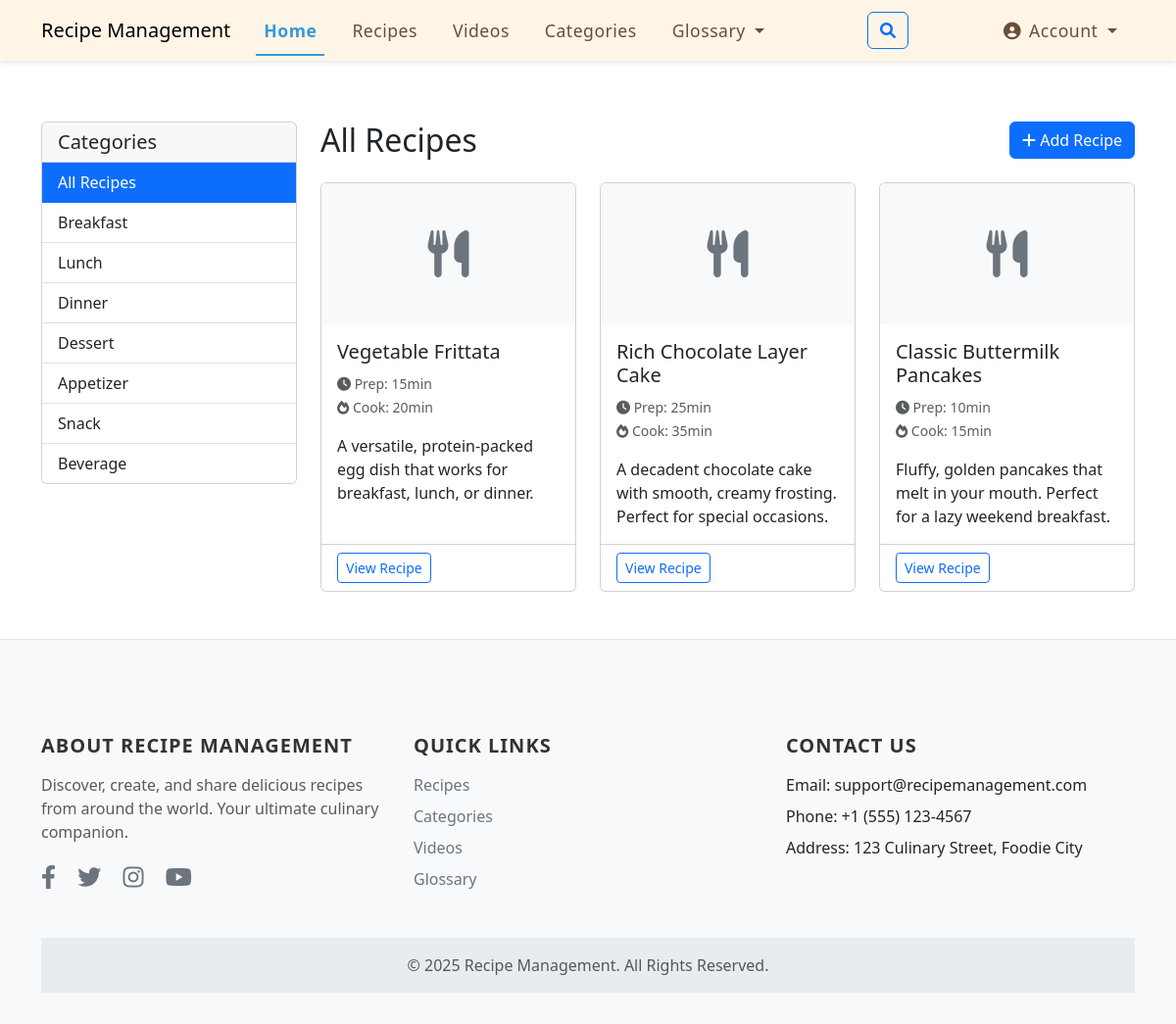
The page / on the database its author committed.
### recipes/models.py (models this page shows, shortened)
class Category(MPTTModel):
    name = models.CharField(max_length=200)
    slug = models.SlugField(max_length=200, unique=True)
    parent = TreeForeignKey('self', on_delete=models.CASCADE, null=True, blank=True, related_name='children')
    class MPTTMeta:
        order_insertion_by = ['name']
    class Meta:
        verbose_name_plural = 'categories'

class Recipe(models.Model):
    recipe_name = models.CharField(max_length=400, null=True,verbose_name=_("Recipe Name (English)"))
    slug = models.SlugField(max_length=450, unique=True,null=True,blank=True, verbose_name=_("Slug (English)"))
    title = models.CharField(max_length=400,null=True)
    description = models.TextField()
    ingredients_text = models.TextField(
        help_text="Enter ingredients with quantities. Terms in [brackets] will be linked to glossary.", default="")
    instructions = models.TextField()
    preparation_time = models.PositiveIntegerField(help_text="Time in minutes")
    cooking_time = models.PositiveIntegerField(help_text="Time in minutes")
    servings = models.PositiveIntegerField()
    image = models.ImageField(upload_to='recipes/', null=True, blank=True)
    categories = models.ManyToManyField(Category, related_name='recipes')
    related_terms = models.ManyToManyField(Glossary, blank=True, related_name='recipes')
    DIFFICULTY_CHOICES = [
        ('easy', 'Easy'),
        ('medium', 'Medium'),
        ('hard', 'Hard'),
    ]
    difficulty = models.CharField(max_length=10, choices=DIFFICULTY_CHOICES, default='medium')
    related_recipes = models.ManyToManyField('self', blank=True, related_name='related_to', symmetrical=False)
    code = models.CharField(max_length=300, unique=True, null=True,blank=True, verbose_name=_("Recipe Code"))
    views_count = models.PositiveIntegerField(default=0,null=True,blank=True,verbose_name=_("Views Count"))
    created_at = models.DateTimeField(auto_now_add=True)
    updated_at = models.DateTimeField(auto_now=True)
    status = models.IntegerField(choices=STATUS, default=0)
    class Meta:
        ordering = ['-created_at']

### recipes/views.py (the view)
# urls.py: path('', views.recipe_list_view, name='recipe_list'),
def recipe_list_view(request, category_slug=None):
    queryset = Recipe.objects.all()
    if category_slug:
        category = get_object_or_404(Category, slug=category_slug)
        queryset = queryset.filter(category=category)
    paginator = Paginator(queryset, 12)  # 12 recipes per page
    page_number = request.GET.get('page')
    page_obj = paginator.get_page(page_number)
    context = {
        'recipes': page_obj,
        'categories': Category.objects.all(),
        'is_paginated': page_obj.has_other_pages()
    }
    return render(request, 'recipes/recipe_list.html', context)

### templates/recipes/recipe_list.html (shortened to what this page needs)
{% extends 'base.html' %}
{% block content %}
<div class="row">
    <div class="col-md-3">
        <div class="card mb-4">
            <div class="card-header">
                <h5 class="mb-0">Categories</h5>
            </div>
            <div class="list-group list-group-flush">
                <a href="{% url 'recipe_list' %}" class="list-group-item list-group-item-action {% if not category %}active{% endif %}">
                    All Recipes
                </a>
                {% for cat in categories %}
                    <a href="{% url 'category_detail' cat.slug %}"
                       class="list-group-item list-group-item-action {% if category.slug == cat.slug %}active{% endif %}">
                        {{ cat.name }}
                    </a>
                {% endfor %}
            </div>
        </div>
    </div>
    <div class="col-md-9">
        <div class="d-flex justify-content-between align-items-center mb-4">
            <h2 class="mb-0">{% if category %}{{ category.name }}{% else %}All Recipes{% endif %}</h2>
            <a href="{% url 'recipe_create' %}" class="btn btn-primary">
                <i class="fas fa-plus"></i> Add Recipe
            </a>
        </div>
        <div class="row row-cols-1 row-cols-md-3 g-4">
            {% for recipe in recipes %}
                <div class="col">
                    <div class="card h-100">
                        {% if recipe.image %}
                            <img src="{{ recipe.image.url }}" class="card-img-top" alt="{{ recipe.title }}">
                        {% else %}
                            <div class="card-img-top bg-light text-center py-5">
                                <i class="fas fa-utensils fa-3x text-secondary"></i>
                            </div>
                        {% endif %}
                        <div class="card-body">
                            <h5 class="card-title">{{ recipe.title }}</h5>
                            <p class="card-text text-muted">
                                <small>
                                    <i class="fas fa-clock"></i> Prep: {{ recipe.preparation_time }}min
                                    <br>
                                    <i class="fas fa-fire"></i> Cook: {{ recipe.cooking_time }}min
                                </small>
                            </p>
                            <p class="card-text">{{ recipe.description|truncatewords:20 }}</p>
                        </div>
                        <div class="card-footer bg-transparent">
                            <a href="{% url 'recipe_detail' recipe.slug %}" class="btn btn-outline-primary btn-sm">
                                View Recipe
                            </a>
                        </div>
                    </div>
                </div>
            {% empty %}
                <div class="col-12">
                    <div class="alert alert-info">
                        No recipes found. Why not <a href="{% url 'recipe_create' %}">add one</a>?
                    </div>
                </div>
            {% endfor %}
        </div>
    </div>
</div>
{% endblock %}

### templates/base.html (shortened to what this page needs)
<!DOCTYPE html>
<html lang="en">
<head>
    <link href="https://cdn.jsdelivr.net/npm/bootstrap@5.3.0/dist/css/bootstrap.min.css" rel="stylesheet">
    <link href="https://cdnjs.cloudflare.com/ajax/libs/font-awesome/6.0.0/css/all.min.css" rel="stylesheet">
</head>
<body>
    <header class="sticky-header">
        <div class="container">
            <nav class="navbar navbar-expand-lg navbar-light px-0">
                <div class="container-fluid px-0">
                    <a class="navbar-brand" href="{% url 'recipe_list' %}">Recipe Management</a>
                    <div class="collapse navbar-collapse" id="navbarContent">
                        <ul class="navbar-nav me-auto mb-2 mb-lg-0">
                            <li class="nav-item {% if request.path == '/' or request.path == '/recipes/' %}active{% endif %}">
                                <a class="nav-link" href="{% url 'recipe_list' %}">Home</a>
                            </li>
                            <li class="nav-item {% if '/recipes/' in request.path %}active{% endif %}">
                                <a class="nav-link" href="{% url 'recipe_list' %}">Recipes</a>
                            </li>
                            <li class="nav-item {% if '/videos/' in request.path %}active{% endif %}">
                                <a class="nav-link" href="{% url 'video_list' %}">Videos</a>
                            </li>
                            <li class="nav-item {% if '/categories/' in request.path %}active{% endif %}">
                                <a class="nav-link" href="{% url 'category_list' %}">Categories</a>
                            </li>
                            <li class="nav-item dropdown">
                                <a class="nav-link dropdown-toggle" href="#" role="button" data-bs-toggle="dropdown">
                                    Glossary
                                </a>
                            </li>
                        </ul>
                        <div class="ms-2">
                            <button class="btn btn-outline-primary rounded" type="button" data-bs-toggle="modal" data-bs-target="#searchModal">
                                <i class="fas fa-search"></i>
                            </button>
                        </div>
                        <div class="navbar-nav ms-auto auth-nav">
                            {% if user.is_authenticated %}
                                <div class="nav-item dropdown w-100">
                                    <a class="nav-link dropdown-toggle d-flex align-items-center justify-content-between w-100" href="#" id="userDropdown" role="button" data-bs-toggle="dropdown" aria-expanded="false">
                                        <span>
                                            <i class="fas fa-user me-2"></i>
                                            {{ user.username }}
                                        </span>
                                    </a>
                                    <ul class="dropdown-menu dropdown-menu-end w-100" aria-labelledby="userDropdown">
                                        <li><a class="dropdown-item" href="#">
                                            <i class="fas fa-user-circle me-2"></i>My Profile
                                        </a></li>
                                        <li><a class="dropdown-item" href="#">
                                            <i class="fas fa-cog me-2"></i>Settings
                                        </a></li>
                                        <li><hr class="dropdown-divider"></li>
                                        <li><a class="dropdown-item text-danger" href="#">
                                            <i class="fas fa-sign-out-alt me-2"></i>Logout
                                        </a></li>
                                    </ul>
                                </div>
                            {% else %}
                                <div class="nav-item dropdown">
                                    <a class="nav-link dropdown-toggle" href="#" id="authDropdown" role="button" data-bs-toggle="dropdown" aria-expanded="false">
                                        <i class="fas fa-user-circle me-2"></i>Account
                                    </a>
                                </div>
                            {% endif %}
                        </div>
                    </div>
                </div>
            </nav>
        </div>
    </header>
    <div class="container mt-4">
        {% block content_and_scroll %}
        {% block content %}{% endblock %}
        {% endblock %}
    </div>
    <footer class="site-footer">
        <div class="container">
            <div class="row">
                <div class="col-md-4">
                    <h5>About Recipe Management</h5>
                    <p class="text-muted">Discover, create, and share delicious recipes from around the world. Your ultimate culinary companion.</p>
                    <div class="social-icons mt-3">
                        <a href="#" class="me-3"><i class="fab fa-facebook-f"></i></a>
                        <a href="#" class="me-3"><i class="fab fa-twitter"></i></a>
                        <a href="#" class="me-3"><i class="fab fa-instagram"></i></a>
                        <a href="#" class="me-3"><i class="fab fa-youtube"></i></a>
                    </div>
                </div>
                <div class="col-md-4">
                    <h5>Quick Links</h5>
                    <ul class="footer-links">
                        <li><a href="{% url 'recipe_list' %}">Recipes</a></li>
                        <li><a href="{% url 'category_list' %}">Categories</a></li>
                        <li><a href="{% url 'video_list' %}">Videos</a></li>
                        <li><a href="{% url 'glossary_list' %}">Glossary</a></li>
                    </ul>
                </div>
                <div class="col-md-4">
                    <h5>Contact Us</h5>
                    <ul class="footer-links">
                        <li>Email: support@recipemanagement.com</li>
                        <li>Phone: +1 (555) 123-4567</li>
                        <li>Address: 123 Culinary Street, Foodie City</li>
                    </ul>
                </div>
            </div>
            <div class="footer-bottom text-center">
                <p class="mb-0 text-muted">&copy; {% now "Y" %} Recipe Management. All Rights Reserved.</p>
            </div>
        </div>
    </footer>
</body>
</html>

### templates/base.html (style rules this page uses)
body { padding-top: 0; }
.container { margin-top: 0; }
.navbar { background-color: #f8f9fa; }
.navbar-nav .nav-item .nav-link { font-size: 1.1rem; font-weight: 500; color: #9fa2a5; margin: 0 10px; position: relative; transition: all 0.3s ease; letter-spacing: 0.5px; }
.navbar-nav .nav-item .nav-link::before { content: ''; position: absolute; width: 0; height: 2px; bottom: -5px; left: 50%; background-color: #3498db; transition: all 0.3s ease; }
.navbar-nav .nav-item.active .nav-link { color: #3498db; font-weight: 600; }
.navbar-nav .nav-item.active .nav-link::before { width: 100%; left: 0; background-color: #3498db; }
.site-footer { background-color: #f8f9fa; padding: 6rem 0 2rem; border-top: 1px solid #e7e7e9; margin-top: 3rem; }
.site-footer h5 { font-weight: 600; color: #333; margin-bottom: 1rem; text-transform: uppercase; letter-spacing: 1px; }
.site-footer .footer-links { list-style: none; padding: 0; }
.site-footer .footer-links li { margin-bottom: 0.5rem; }
.site-footer .footer-links a { color: #6c757d; text-decoration: none; transition: color 0.3s ease; }
.site-footer .social-icons { font-size: 1.5rem; }
.site-footer .social-icons a { color: #6c757d; margin-right: 1rem; transition: color 0.3s ease; }
.site-footer .footer-bottom { background-color: #e9ecef; padding: 1rem 0; margin-top: 2rem; }
.navbar .auth-nav { display: flex; align-items: center; }
.navbar .auth-nav .nav-link { color: #6c757d; font-weight: 500; margin: 0 10px; transition: all 0.3s ease; position: relative; }
.navbar .auth-nav .nav-link::before { content: ''; position: absolute; width: 0; height: 2px; bottom: -5px; left: 50%; background-color: #3498db; transition: all 0.3s ease; }
body { padding-top: 100px; }
.sticky-header { position: fixed; top: 0; left: 0; width: 100%; z-index: 1030; background-color: #FFF5E6; box-shadow: 0 2px 4px rgba(0,0,0,0.1); transition: all 0.3s ease; }
.sticky-header .navbar { padding-top: 10px; padding-bottom: 10px; background-color: #FFF5E6; }
html { scroll-behavior: smooth; }
.sticky-header .navbar-nav .nav-link { color: #6A4C3B; }

### rows shown on the page
Category: name "Breakfast"
Category: name "Lunch"
Category: name "Dinner"
Category: name "Dessert"
Category: name "Appetizer"
Category: name "Snack"
Category: name "Beverage"
Recipe: title "Vegetable Frittata", preparation_time "15", cooking_time "20", description "A versatile, protein-packed egg dish that works for breakfast, lunch, or dinner."
Recipe: title "Rich Chocolate Layer Cake", preparation_time "25", cooking_time "35", description "A decadent chocolate cake with smooth, creamy frosting. Perfect for special occasions."
Recipe: title "Classic Buttermilk Pancakes", preparation_time "10", cooking_time "15", description "Fluffy, golden pancakes that melt in your mouth. Perfect for a lazy weekend breakfast."
